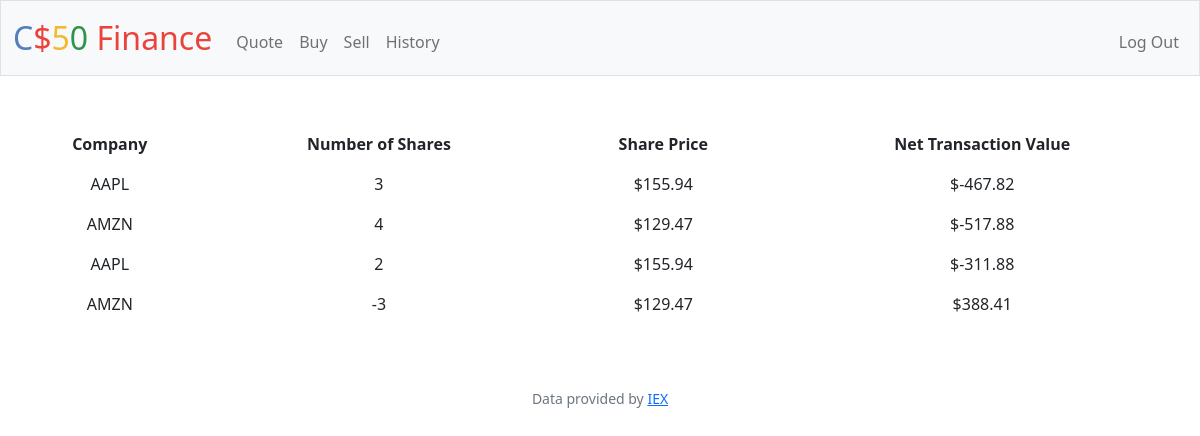
Page /history (signed in) on the committed database.
### tables this page shows
CREATE TABLE purchases(purchase_id INTEGER PRIMARY KEY AUTOINCREMENT NOT NULL, ticker TEXT NOT NULL,shares INTEGER NOT NULL, share_price NUMERIC NOT NULL,user_id INT NOT NULL);

### app.py (the view)
@app.route("/history")
@login_required
def history():
    user_id = session.get("user_id")
    purchase_history = db.execute("SELECT ticker, shares, share_price from purchases WHERE user_id = ?", user_id)
    print(purchase_history)
    for rows in purchase_history:
        rows["net_effect"] = -float('{0:.2f}'.format(rows["share_price"] * rows["shares"]))
        rows["share_price"] = abs(rows["share_price"])
    print(purchase_history)
    return render_template("history.html", purchase_history=purchase_history)

### app.py (called while the page is built)
@app.after_request
def after_request(response):
    response.headers["Cache-Control"] = "no-cache, no-store, must-revalidate"
    response.headers["Expires"] = 0
    response.headers["Pragma"] = "no-cache"
    return response

### helpers.py (called while the page is built)
def login_required(f):
    @wraps(f)
    def decorated_function(*args, **kwargs):
        if session.get("user_id") is None:
            return redirect("/login")
        return f(*args, **kwargs)
    return decorated_function

def usd(value):
    return f"${value:,.2f}"

### templates/history.html (shortened to what this page needs)
{% extends "layout.html" %}
{% block main %}
{% block table %}
    <table class="table table-borderless">
        {% block tr %}
            <tr>
                <th scope="col">Company</th>
                <th scope="col">Number of Shares</th>
                <th scope="col">Share Price</th>
                <th scope="col">Net Transaction Value</th>
            </tr>
        {% endblock %}
        {% for dict_item in purchase_history %}
        <tr>
            {% for value in dict_item %}
                {% if value == 'share_price' or value == 'AVG(IIF(share_price >= 0, share_price, NULL))' or value == 'net_effect'%}
                    <td>{{ dict_item[value] | usd}}</td>
                {% elif value == 'net_effect' %}
                    <td>{{ dict_item[value] | usd}}</td>
                {% else %}
                    <td>{{ dict_item[value] }}</td>
                {% endif %}
            {% endfor %}
        </tr>
        {% endfor %}
        {% endblock %}
    </table>
{% endblock %}

### rows in the picture
purchases: ticker "AAPL" "3", share_price "$155.94" "$-467.82"
purchases: ticker "AMZN" "4", share_price "$129.47" "$-517.88"
purchases: ticker "AAPL" "2", share_price "$155.94" "$-311.88"
purchases: ticker "AMZN" "-3", share_price "$129.47" "$388.41"
